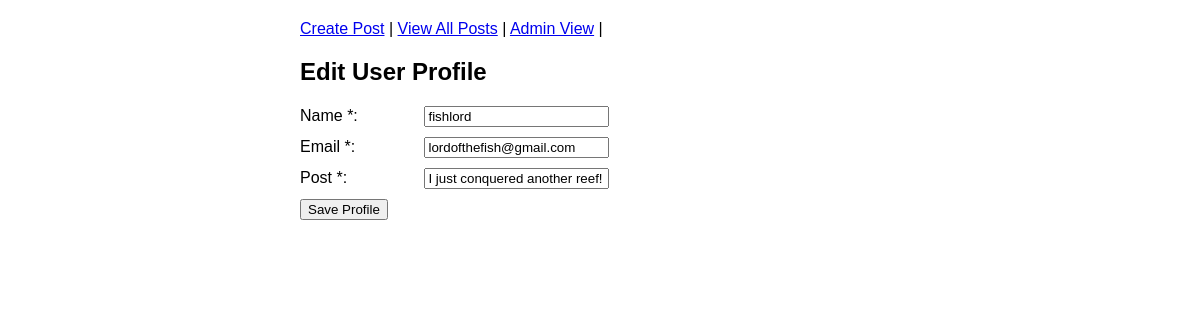
The page /admin/profiles/edit/1 on the database its author committed.
### app.py (models this page shows)
class Profile(db.Model):
    id = db.Column(db.Integer,primary_key=True)
    username = db.Column(db.String(25),nullable=False)
    email = db.Column(db.String(100),nullable=False)
    post = db.Column(db.String(200),nullable=False)
    created_at = db.Column(db.DateTime, default=datetime.now(timezone.utc))
    comments = db.relationship('Comments', backref='profile', lazy=True)

### app.py (the view, shortened to what this page needs)
@app.route('/admin/profiles/edit/<int:profileID>', methods=['GET', 'POST'])
def edit_post(profileID):
    profile = Profile.query.get_or_404(profileID)
    return render_template('profileEdit.html', profile=profile, page_type='input')

### templates/profileEdit.html (shortened to what this page needs)
{% extends "base.html" %}  {% block content%}
<h2>Edit User Profile</h2>
<form action="{{url_for('admin_profiles_edit')}}" method="POST">
  <div>
    <label for="username">Name *:</label>
    <input
      type="text"
      name="username"
      id="username"
      value="{{profile.username}}"
      required
    />
  </div>
  <div>
    <label for="email">Email *:</label>
    <input
      type="email"
      name="email"
      id="email"
      value="{{profile.email}}"
      required
    />
  </div>
 <div>
    <label for="post">Post *:</label>
    <input
      type="text"
      name="post"
      id="post"
      value="{{profile.post}}"
      required
    />
  </div>
  <button type="submit">Save Profile</button>
</form>
    {%endblock%}

### static/style.css (style rules this page uses)
body { font-family: Arial, sans-serif; max-width: 600px; margin: 0 auto; padding: 20px; }
form div { margin: 10px 0; }
label { display: inline-block; width: 120px; }

### rows shown on the page
Profile: username "fishlord", email "lordofthefish@gmail.com", post "I just conquered another reef!"
